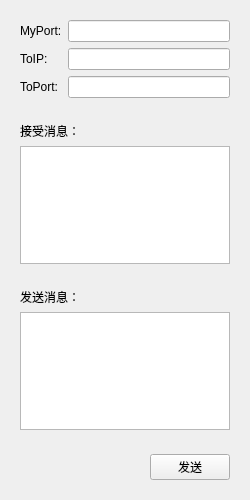
<?xml version="1.0" encoding="UTF-8"?>
<ui version="4.0">
 <class>QUdp02</class>
 <widget class="QWidget" name="QUdp02">
  <property name="geometry">
   <rect>
    <x>0</x>
    <y>0</y>
    <width>250</width>
    <height>500</height>
   </rect>
  </property>
  <property name="windowTitle">
   <string>Form</string>
  </property>
  <layout class="QGridLayout" name="gridLayout_2">
   <item row="0" column="0">
    <widget class="QWidget" name="widget" native="true">
     <layout class="QGridLayout" name="gridLayout">
      <item row="0" column="0">
       <widget class="QLabel" name="label">
        <property name="text">
         <string>MyPort:</string>
        </property>
       </widget>
      </item>
      <item row="0" column="1">
       <widget class="QLineEdit" name="myPort"/>
      </item>
      <item row="1" column="0">
       <widget class="QLabel" name="label_2">
        <property name="text">
         <string>ToIP:</string>
        </property>
       </widget>
      </item>
      <item row="1" column="1">
       <widget class="QLineEdit" name="toIP"/>
      </item>
      <item row="2" column="0">
       <widget class="QLabel" name="label_3">
        <property name="text">
         <string>ToPort:</string>
        </property>
       </widget>
      </item>
      <item row="2" column="1">
       <widget class="QLineEdit" name="toPort"/>
      </item>
     </layout>
    </widget>
   </item>
   <item row="1" column="0">
    <widget class="QWidget" name="widget_2" native="true">
     <layout class="QVBoxLayout" name="verticalLayout">
      <item>
       <widget class="QLabel" name="label_4">
        <property name="text">
         <string>接受消息：</string>
        </property>
       </widget>
      </item>
      <item>
       <widget class="QTextEdit" name="recvMsg"/>
      </item>
     </layout>
    </widget>
   </item>
   <item row="2" column="0">
    <widget class="QWidget" name="widget_3" native="true">
     <layout class="QVBoxLayout" name="verticalLayout_2">
      <item>
       <widget class="QLabel" name="label_5">
        <property name="text">
         <string>发送消息：</string>
        </property>
       </widget>
      </item>
      <item>
       <widget class="QTextEdit" name="sendMsg"/>
      </item>
     </layout>
    </widget>
   </item>
   <item row="3" column="0">
    <widget class="QWidget" name="widget_4" native="true">
     <layout class="QHBoxLayout" name="horizontalLayout">
      <item>
       <spacer name="horizontalSpacer">
        <property name="orientation">
         <enum>Qt::Horizontal</enum>
        </property>
        <property name="sizeHint" stdset="0">
         <size>
          <width>40</width>
          <height>20</height>
         </size>
        </property>
       </spacer>
      </item>
      <item>
       <widget class="QPushButton" name="btnSend">
        <property name="text">
         <string>发送</string>
        </property>
       </widget>
      </item>
     </layout>
    </widget>
   </item>
  </layout>
 </widget>
 <resources/>
 <connections/>
</ui>
